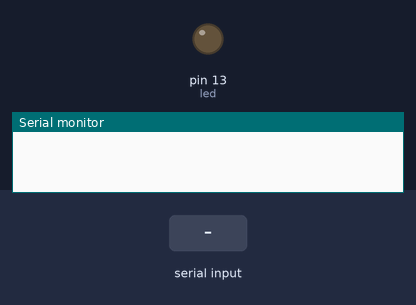
The sketch below on a simulated Arduino Mega 2560, built with avr-gcc and run on an emulated ATmega2560. Parts: output pins drawn as LEDs (lit = HIGH), the last lines printed to the serial monitor. The inputs (shaded band) are chosen by the test bench.

Above: at 1.2 s.
1.3 s: "on" received over the second serial link
At 2.7 s:
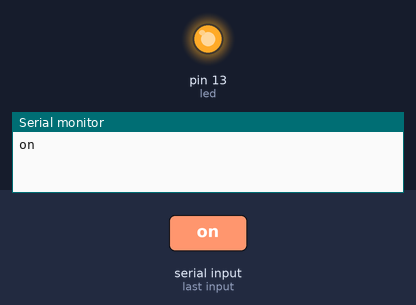
3.0 s: "off" received over the second serial link
At 3.3 s:
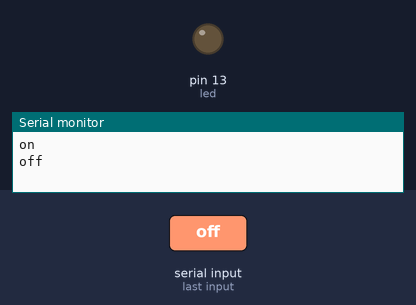
Timing chart, 0 to 6.0 s (numbered marks = the images above; inputs shaded):
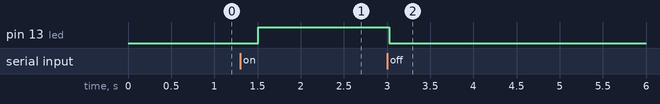

Measured:
- after the input at 1.3 s, pin 13 (led): LOW → HIGH after 0.21 s
- after the input at 3.0 s, pin 13 (led): HIGH → LOW at once

The sketch:

tx_rx_external.ino
```cpp
int led=13;

/*
 * Serial1 = rx1, tx1;
 * Serial2 = rx2, tx2;
 * Serial3 = rx3, tx3;
 */


void setup(){
  pinMode(led,OUTPUT);
  Serial.begin(9600);
  Serial3.begin(9600);
}

void loop(){
  String inp="";

  while(Serial3.available()){
    inp+=(char)Serial3.read();
    delay(5);
  }

  Serial.println(inp);

  if(inp=="on"){
    digitalWrite(led,1);
  }
  else if(inp=="off"){
    digitalWrite(led,0);
  }
  delay(500);
}
```
